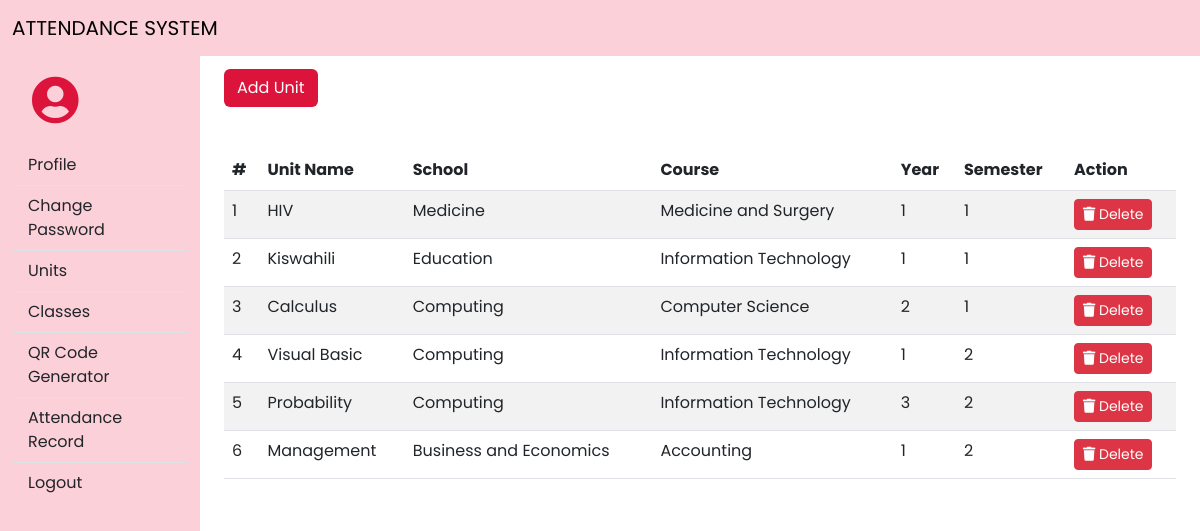
The app's page /lecturer/units.php (signed in) with its own data.
### tables this page shows
CREATE TABLE `units` (
  `id` int(11) NOT NULL,
  `name` varchar(30) NOT NULL,
  `school` varchar(50) NOT NULL,
  `course` varchar(30) NOT NULL,
  `year` int(11) NOT NULL,
  `semester` varchar(30) DEFAULT NULL,
  `user_id` int(11) NOT NULL
);

### lecturer/units.php (the view, shortened to what this page needs)
<?php
    @include 'header.php';
    include_once "../config/dbConn.php";
    $sql = "SELECT * FROM units";
    $result = mysqli_query($conn, $sql);
?>
<div class="content-container">
<button type="button" class="btn custom-button" data-bs-toggle="modal" data-bs-target="#addUnit">
  Add Unit
</button>
<div class="custom-table">
    <br>
<table class="table  table-striped">
  <thead>
    <tr>
      <th scope="col">#</th>
      <th scope="col">Unit Name</th>
      <th scope="col">School</th>
      <th scope="col">Course</th>
      <th scope="col">Year</th>
      <th scope="col">Semester</th>
      <th scope="col">Action</th>
    </tr>
  </thead>
  <tbody>
    <?php
        if (mysqli_num_rows($result) > 0) {
            $counter = 1;
            while ($row = mysqli_fetch_assoc($result)) {
                echo "<tr>";
                echo "<td>" . $counter++ . "</td>";
                echo "<td>" . $row['name'] . "</td>";
                echo "<td>" . $row['school'] . "</td>";
                echo "<td>" . $row['course'] . "</td>";
                echo "<td>" . $row['year'] . "</td>";
                echo "<td>" . $row['semester'] . "</td>";
                echo "<td>
                  <a href='database.php?id=" . $row['id'] . "' class='btn btn-sm btn-danger' onclick='return confirm(\"Are you sure you want to delete this unit?\")'>
                      <i class='fas fa-trash text-white'></i> Delete
                  </a>
                </td>";
              echo "</tr>";
            }
            echo "</table>";
        } else {
            echo "Courses added will appear here";
        }
    ?>
</div>
</div>
<?php @include 'footer.php'; ?>

### lecturer/header.php (shortened to what this page needs)
<!DOCTYPE html>
<html lang="en">
<head>
    <link href="https://cdnjs.cloudflare.com/ajax/libs/font-awesome/5.15.3/css/all.min.css" rel="stylesheet">
    <link href="https://cdn.jsdelivr.net/npm/bootstrap@5.3.0-alpha1/dist/css/bootstrap.min.css" rel="stylesheet">
    <link rel="stylesheet" href="../style.css">
</head>
<body>
    <nav class="navbar navbar-expand-md">
        <div class="container-fluid">
            <a class="navbar-brand" href="#">ATTENDANCE SYSTEM</a>
        </div>
    </nav>
    <div class="container-fluid">
        <div class="row">
            <nav id="sidebarMenu" class="col-md-3 col-lg-2 d-md-block sidebar collapse">
                <div class=" profile-icon">
                    <i class="fas fa-user-circle fa-3x"></i>
                </div>
                <div class="list-group list-group-flush">
                    <a href="profile.php" class="list-group-item list-group-item-action">Profile</a>
                    <a href="change-password.php" class="list-group-item list-group-item-action">Change Password</a>
                    <a href="units.php" class="list-group-item list-group-item-action">Units</a>
                    <a href="classes.php" class="list-group-item list-group-item-action">Classes</a>
                    <a href="qr-code.php" class="list-group-item list-group-item-action">QR Code Generator</a>
                    <a href="attendance-records.php" class="list-group-item list-group-item-action">Attendance Record</a>
                    <a href="../logout.php" class="list-group-item list-group-item-action btn">Logout</a>
                </div>
            </nav>
            <main class="col-md-9 ms-sm-auto col-lg-10 px-md-4">

### lecturer/footer.php (shortened to what this page needs)
</main>
        </div>
    </div>
</body>
</html>

### style.css (style rules this page uses)
* { font-family: 'Poppins', sans-serif; margin:0; padding:0; box-sizing: border-box; outline: none; border:none; text-decoration: none; }
main { padding-top: 1%; }
.custom-button { background-color: crimson; color: #fff ; }
.custom-table { margin-top: 2% !important; }
.content-container { padding-top: 6%; }

### lecturer/header.php (style rules this page uses)
.profile-icon { margin: 20px; }
.navbar { background-color: #fbd0d9; z-index: 2; position: fixed; top: 0; width: 100%; }
#sidebarMenu { background-color: #fbd0d9 !important; height: 100%; position: fixed; top: 0; bottom: 0; left: 0; z-index: 1; padding-top: 56px; overflow-y: auto; }
.list-group a { background-color: #fbd0d9 !important; }
.fas { color: crimson; }

### records on screen
units: name "HIV", school "Medicine", course "Medicine and Surgery", year "1", semester "1"
units: name "Kiswahili", school "Education", course "Information Technology", year "1", semester "1"
units: name "Calculus", school "Computing", course "Computer Science", year "2", semester "1"
units: name "Visual Basic", school "Computing", course "Information Technology", year "1", semester "2"
units: name "Probability", school "Computing", course "Information Technology", year "3", semester "2"
units: name "Management", school "Business and Economics", course "Accounting", year "1", semester "2"
